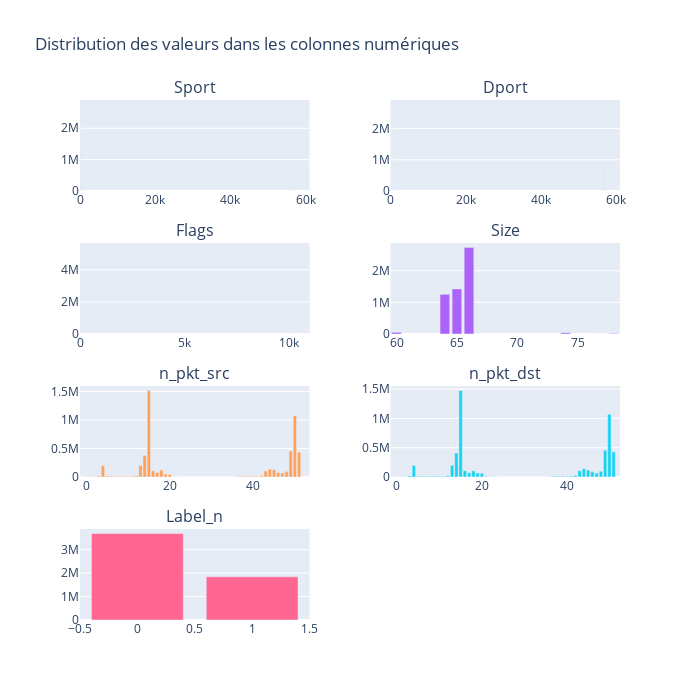

Notebook source saved alongside this figure:
### Code cell
# Répartition des valeurs pour chaque colonne (graphique)
columns = df_num.columns
titles = ["Sport", "Dport", "Flags", "Size", "n_pkt_src", "n_pkt_dst", "Label_n"]

fig = sp.make_subplots(rows=4, cols=2, subplot_titles=titles, vertical_spacing=0.1, horizontal_spacing=0.15)
for i, col in enumerate(columns):
    row = (i // 2) + 1
    col_position = (i % 2) + 1
    fig.add_trace(Bar(x=df_num[col].value_counts().index, y=df_num[col].value_counts().values, name=titles[i]),row=row, col=col_position)

fig.update_layout(height=700, width=700, title_text="Distribution des valeurs dans les colonnes numériques",showlegend=False)

fig.show()

### Figure 1 — Plotly figure (JSON) as saved in the notebook; plotly's stock layout.template omitted (floating-point values rounded to 4 significant figures; data arrays with more than 128 entries replaced by an {"elided": "..."} marker saying what was removed)
{"data": [{"name": "Sport", "type": "bar", "x": {"elided": "8446 int values"}, "xaxis": "x", "y": {"elided": "8446 int values"}, "yaxis": "y"}, {"name": "Dport", "type": "bar", "x": {"elided": "8442 int values"}, "xaxis": "x2", "y": {"elided": "8442 int values"}, "yaxis": "y2"}, {"name": "Flags", "type": "bar", "x": [11000, 10000, 10, 10010, 10001, 100, 10100, -1], "xaxis": "x3", "y": [5383646, 53601, 26410, 26409, 26361, 5361, 5106, 515], "yaxis": "y3"}, {"name": "Size", "type": "bar", "x": [66, 65, 64, 60, 74, 78, 77], "xaxis": "x4", "y": [2733117, 1426127, 1257165, 51806, 42633, 12614, 3947], "yaxis": "y4"}, {"name": "n_pkt_src", "type": "bar", "x": [15, 50, 49, 51, 14, 13, 4, 44, 45, 18, 16, 43, 48, 46, 17, 47, 19, 20, 12, 42, 3, 5, 6, 39, 11, 40, 38, 10, 41, 9, 37, 7, 8, 21, 36, 2, 0, 1, 22, 35, 23, 34, 33, 32, -1, 24, 31, 30, 25, 29, 26, 28, 27, 52, 53], "xaxis": "x5", "y": [1515089, 1074699, 453662, 434475, 377759, 202141, 197631, 139127, 128248, 120700, 109241, 104744, 94806, 81052, 78291, 71211, 49885, 44819, 23025, 22081, 18901, 15348, 14807, 14309, 14256, 13970, 13054, 12033, 12000, 11829, 11292, 10992, 9666, 5283, 5261, 4389, 4223, 4215, 2146, 1497, 1287, 1197, 884, 510, 475, 350, 226, 89, 88, 46, 38, 29, 17, 14, 2], "yaxis": "y5"}, {"name": "n_pkt_dst", "type": "bar", "x": [15, 50, 49, 51, 14, 13, 4, 44, 45, 16, 18, 43, 48, 46, 17, 19, 47, 20, 12, 42, 3, 39, 38, 40, 9, 11, 6, 41, 37, 10, 8, 5, 7, 21, 36, 2, 1, 0, 22, 23, 35, 24, 34, 33, 32, -1, 25, 31, 30, 26, 29, 52, 27, 28], "xaxis": "x6", "y": [1477044, 1074246, 457132, 432133, 408404, 198960, 196944, 141128, 120097, 107488, 105744, 105737, 96809, 88475, 72099, 67054, 66669, 62354, 22693, 22106, 18679, 13911, 13623, 13553, 13002, 12370, 12290, 11981, 11477, 11439, 11343, 10734, 10684, 8341, 4921, 4295, 4205, 4199, 3413, 2646, 1522, 1453, 1183, 875, 540, 475, 469, 220, 81, 65, 39, 24, 22, 19], "yaxis": "y6"}, {"name": "Label_n", "type": "bar", "x": [0, 1], "xaxis": "x7", "y": [3687410, 1839999], "yaxis": "y7"}], "layout": {"annotations": [{"font": {"size": 16}, "showarrow": false, "text": "Sport", "x": 0.2125, "xanchor": "center", "xref": "paper", "y": 1, "yanchor": "bottom", "yref": "paper"}, {"font": {"size": 16}, "showarrow": false, "text": "Dport", "x": 0.7875, "xanchor": "center", "xref": "paper", "y": 1, "yanchor": "bottom", "yref": "paper"}, {"font": {"size": 16}, "showarrow": false, "text": "Flags", "x": 0.2125, "xanchor": "center", "xref": "paper", "y": 0.725, "yanchor": "bottom", "yref": "paper"}, {"font": {"size": 16}, "showarrow": false, "text": "Size", "x": 0.7875, "xanchor": "center", "xref": "paper", "y": 0.725, "yanchor": "bottom", "yref": "paper"}, {"font": {"size": 16}, "showarrow": false, "text": "n_pkt_src", "x": 0.2125, "xanchor": "center", "xref": "paper", "y": 0.45, "yanchor": "bottom", "yref": "paper"}, {"font": {"size": 16}, "showarrow": false, "text": "n_pkt_dst", "x": 0.7875, "xanchor": "center", "xref": "paper", "y": 0.45, "yanchor": "bottom", "yref": "paper"}, {"font": {"size": 16}, "showarrow": false, "text": "Label_n", "x": 0.2125, "xanchor": "center", "xref": "paper", "y": 0.175, "yanchor": "bottom", "yref": "paper"}], "height": 700, "showlegend": false, "title": {"text": "Distribution des valeurs dans les colonnes numériques"}, "width": 700, "xaxis": {"anchor": "y", "domain": [0, 0.425]}, "xaxis2": {"anchor": "y2", "domain": [0.575, 1]}, "xaxis3": {"anchor": "y3", "domain": [0, 0.425]}, "xaxis4": {"anchor": "y4", "domain": [0.575, 1]}, "xaxis5": {"anchor": "y5", "domain": [0, 0.425]}, "xaxis6": {"anchor": "y6", "domain": [0.575, 1]}, "xaxis7": {"anchor": "y7", "domain": [0, 0.425]}, "xaxis8": {"anchor": "y8", "domain": [0.575, 1]}, "yaxis": {"anchor": "x", "domain": [0.825, 1]}, "yaxis2": {"anchor": "x2", "domain": [0.825, 1]}, "yaxis3": {"anchor": "x3", "domain": [0.55, 0.725]}, "yaxis4": {"anchor": "x4", "domain": [0.55, 0.725]}, "yaxis5": {"anchor": "x5", "domain": [0.275, 0.45]}, "yaxis6": {"anchor": "x6", "domain": [0.275, 0.45]}, "yaxis7": {"anchor": "x7", "domain": [0, 0.175]}, "yaxis8": {"anchor": "x8", "domain": [0, 0.175]}}}
